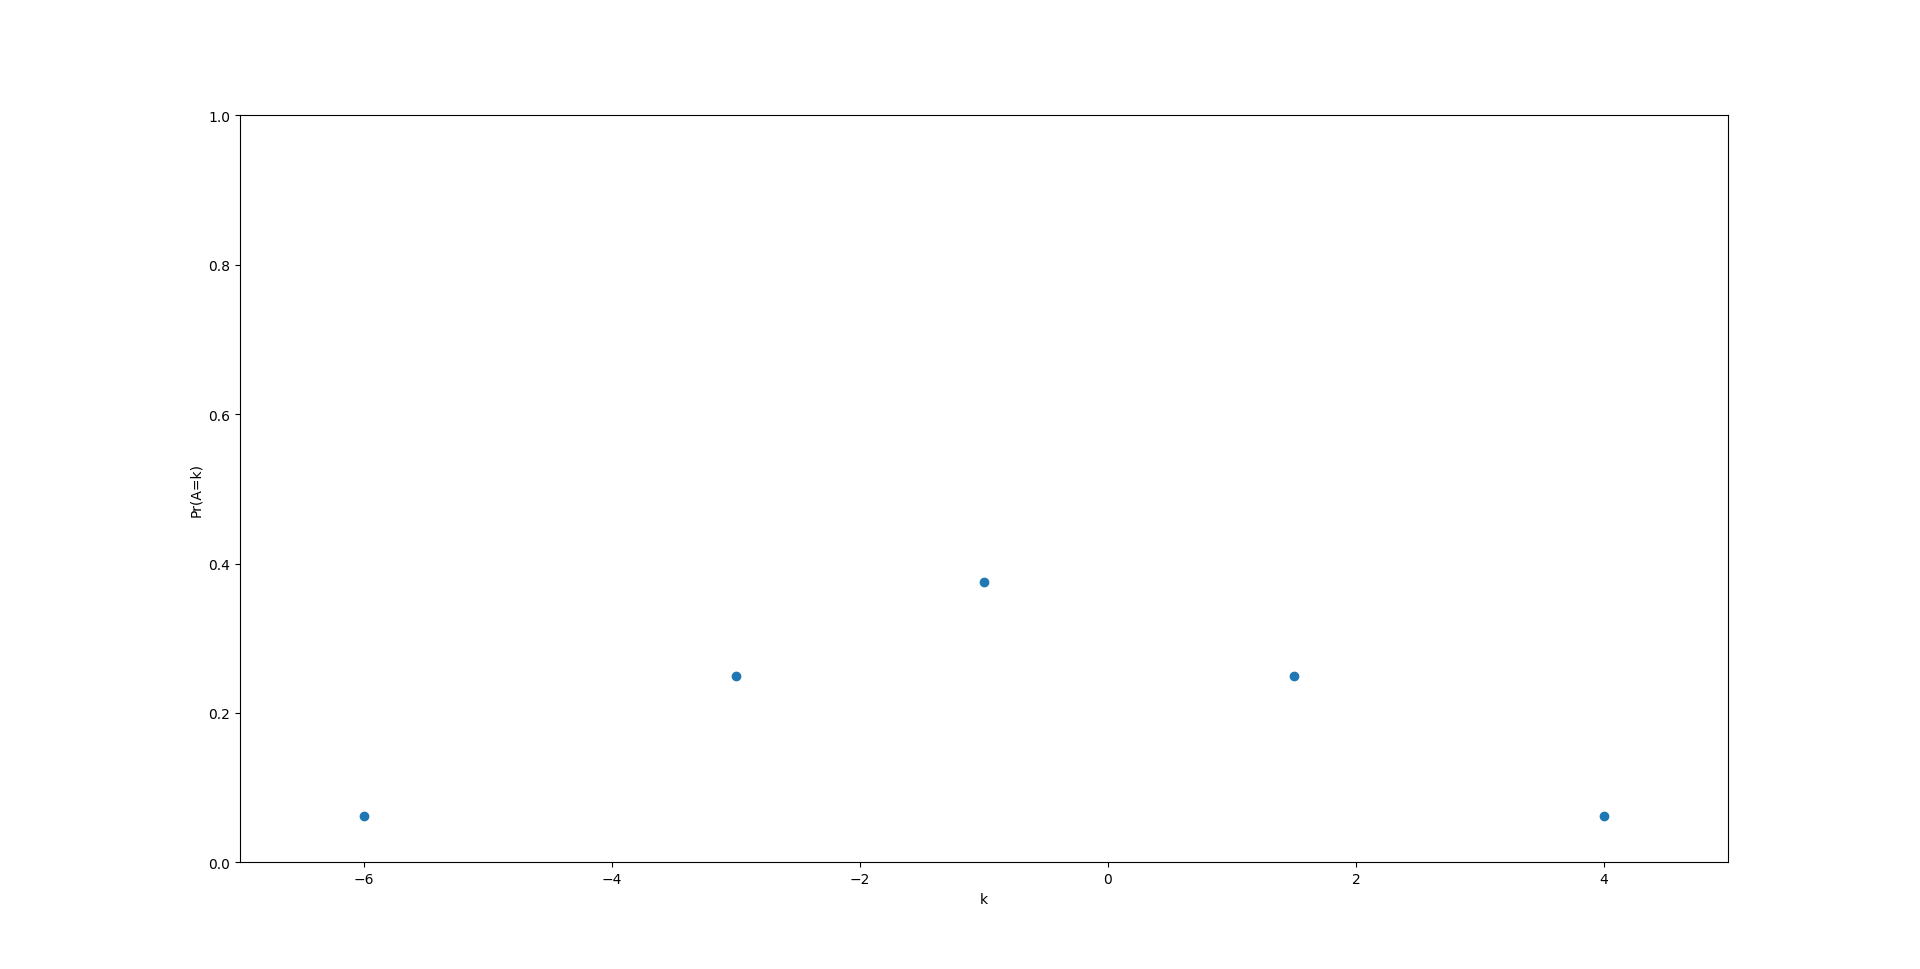

Generate this figure with Python:
import math
import numpy as np
import matplotlib.pyplot as plt

# Probability distribution function 
#X axis is values of random variables 
#Y axis will contain probability of that points according to random variables
# distance between P and Q is d.
plt.xlabel('k')
plt.ylabel('Pr(A=k)')
Amount = [-6,-3,-1,1.5,4]
Prob = [0.0625,0.25,0.375,0.25,0.0625]
plt.xlim([-7,5])
plt.ylim([0,1])
plt.scatter(Amount,Prob,marker='o')


plt.show()
